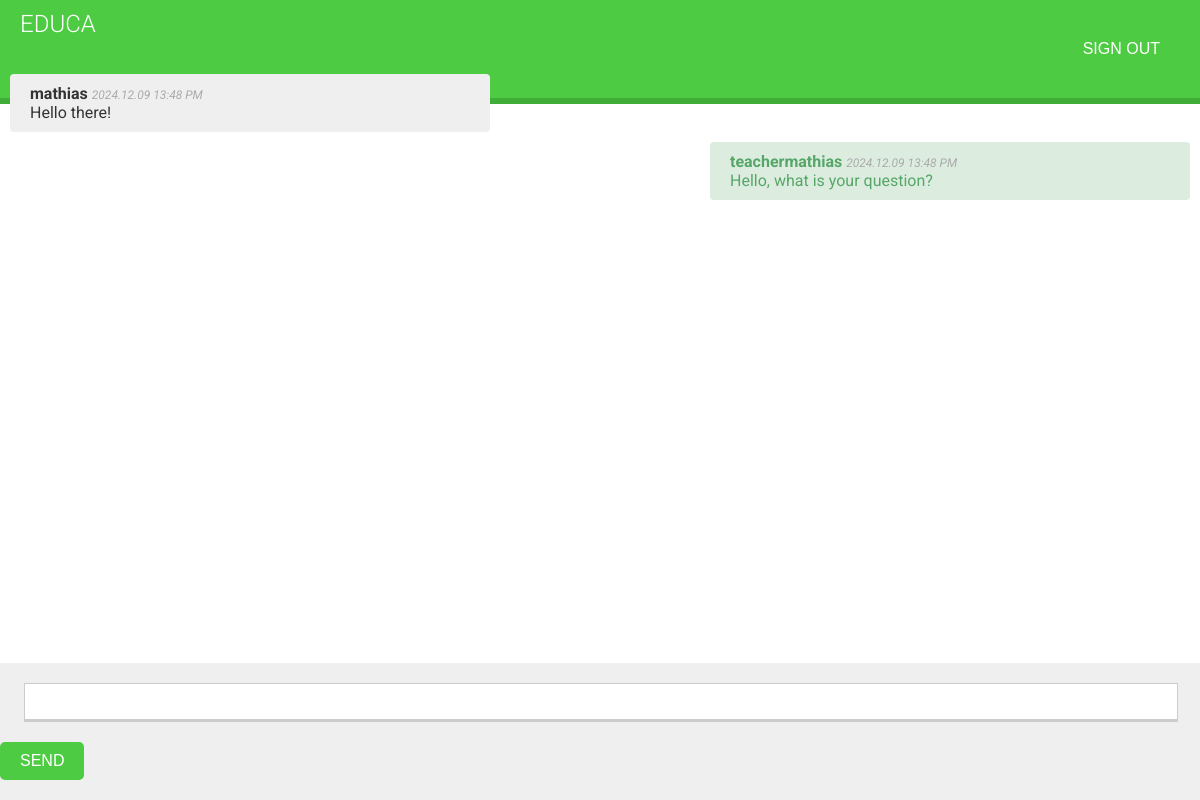
The page /chat/room/1/ (signed in) on the database its author committed.
### chat/models.py (models this page shows, shortened)
class Message(models.Model):
  user = models.ForeignKey(
    settings.AUTH_USER_MODEL,
    on_delete=models.PROTECT,
    related_name='chat_messages'
  )
  course = models.ForeignKey(
    'courses.Course',
    on_delete=models.PROTECT,
    related_name='chat_messages'
  )
  content = models.TextField()
  sent_on = models.DateTimeField(auto_now_add=True)

### chat/views.py (the view)
@login_required
def course_chat_room(request, course_id):
  try:
    course = request.user.courses_joined.get(id=course_id)
  except Course.DoesNotExist:
    return HttpResponseForbidden()
  latest_messages = course.chat_messages.select_related(
    'user'
  ).order_by('-id')[:5] # this would be for all time, maybe we should do last hour only as well
  latest_messages = reversed(latest_messages)
  return render(
    request,
    'chat/room.html',
    {
      'course': course,
      'latest_messages': latest_messages
    }
  )

### chat/templates/chat/room.html (shortened to what this page needs)
{% extends "base.html" %}
{% block content %}
  <div id="chat">
    {% for message in latest_messages %}
      <div class="message {% if message.user == request.user %} me {% else %}other{% endif %}">
        <strong>{{ message.user.username }}</strong>
        <span class="date">
          {{ message.sent_on|date:"Y.m.d H:i A" }}
        </span>
        <br />
        {{ message.content }}
      </div>
    {% endfor %}
  </div>
  <div id="chat-input">
    <input id="chat-message-input" type="text" />
    <button id="chat-message-submit" type="submit">Send</button>
  </div>
{% endblock %}

### courses/static/css/base.css (style rules this page uses)
body { margin:0; font-family:'Roboto', sans-serif; font-weight:400; color:#333; }
input, select, textarea { border:1px solid #ccc; border-bottom:3px solid #ccc; padding:8px 12px; font-size:16px; font-family:'Roboto', sans-serif; float:left; clear:both; width:300px; }
button[type=submit], a.button { border-radius:5px; background:#4dcc43; color:#fff; font-size:16px; text-transform:uppercase; border:none; padding:10px 20px; margin:20px 0; }
#chat { top: 64px; bottom:0; position:fixed; width:100%; overflow-y:scroll; padding-bottom:150px; }
#chat .message { background:#efefef; padding:10px 20px; border-radius:4px; width:auto; display:inline; float:left; margin:10px 10px 0; min-width:440px; clear:both; }
#chat .message.me { display:inline; float:right; background:#DCEDE0; color:#56A668; }
#chat .date { color:#aaa; font-style:italic; font-size:12px; }
#chat-input { position:absolute; bottom:0; background:#efefef; width:100%; padding-top:20px; }
#chat-input input { width:96%; position:left; float:left; display:inline; margin-left:2%; margin-right:2%; padding-left:0; padding-right:0; }

### rows shown on the page
Message: user.username "mathias", sent_on "2024.12.09 13:48 PM", content "Hello there!"
Message: user.username "teachermathias", sent_on "2024.12.09 13:48 PM", content "Hello, what is your question?"
